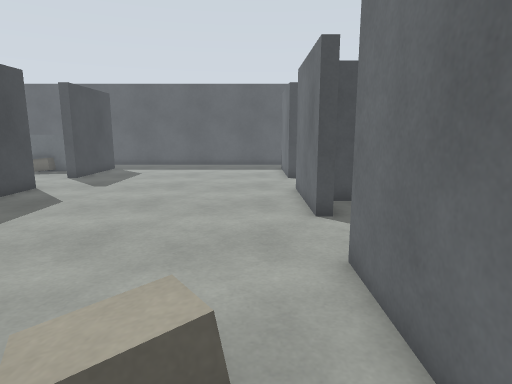
View 1 (above)

21 first-person views from a walk through a robot-simulator world made for Gazebo. The camera is 1.2 m above the floor, tilts 10° down and sees 75° across. The floor is counted in squares, 0.5 m on a side. Each view is taken from the middle of a square. On the plan, view 1 faces up. The plan holds only what a view shows up to about 19 squares ahead; the rest is blank. Robots are left out.

View 2
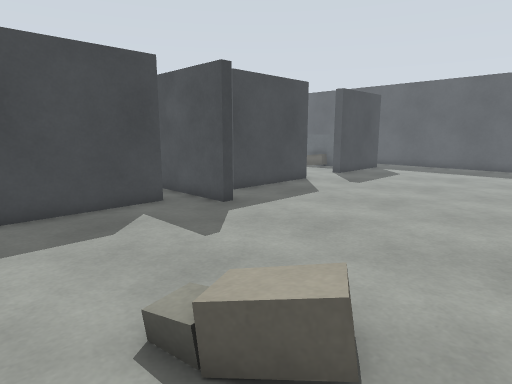

View 3
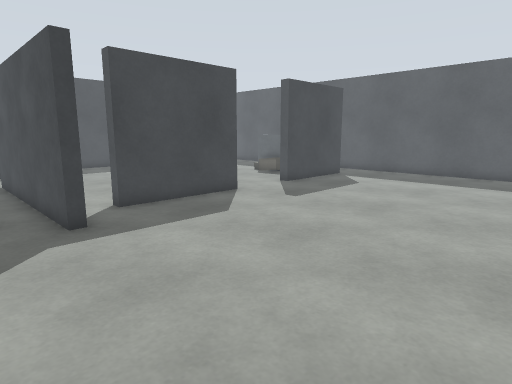

View 4
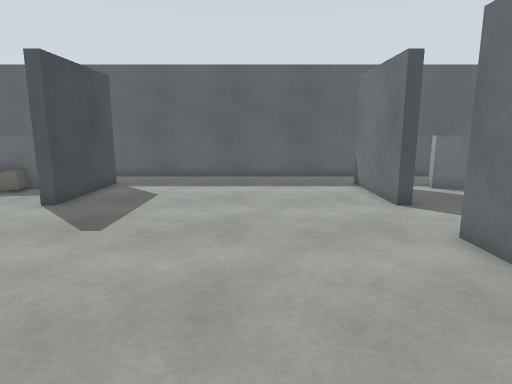

View 5
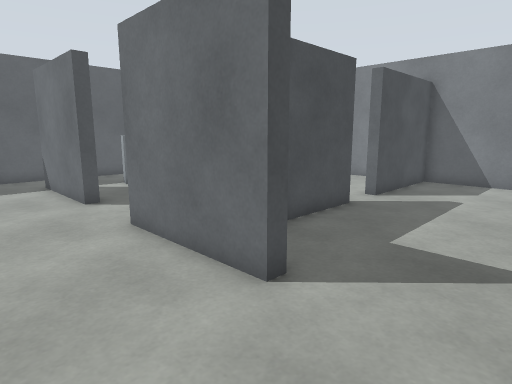

View 6
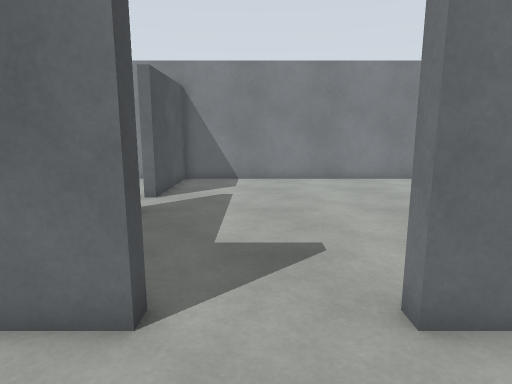

View 7
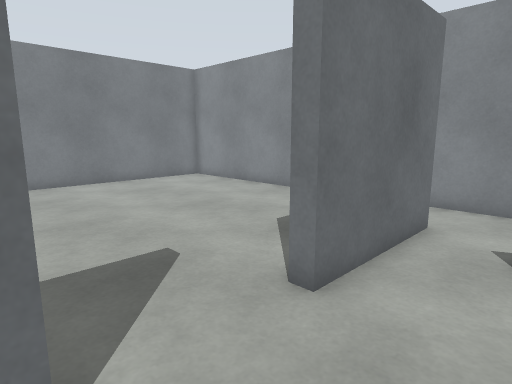

View 8
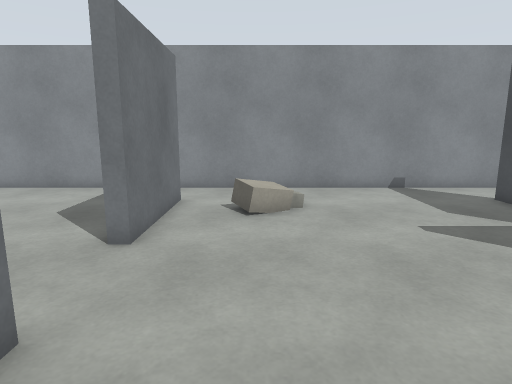

View 9
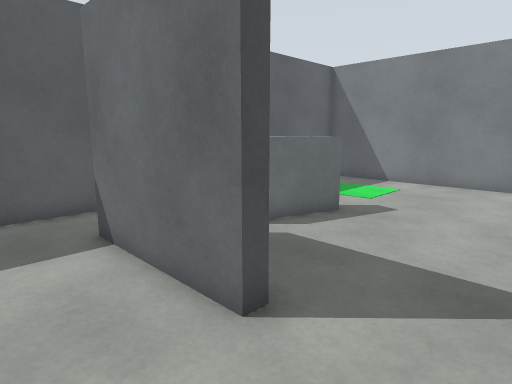

View 10
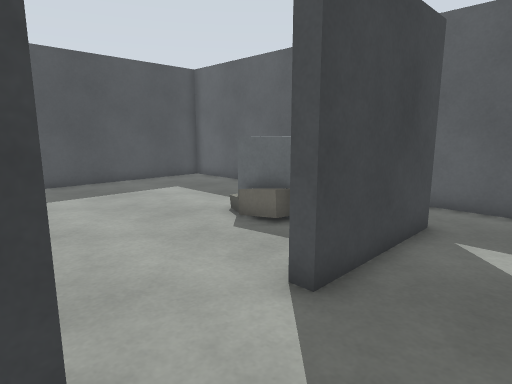

View 11
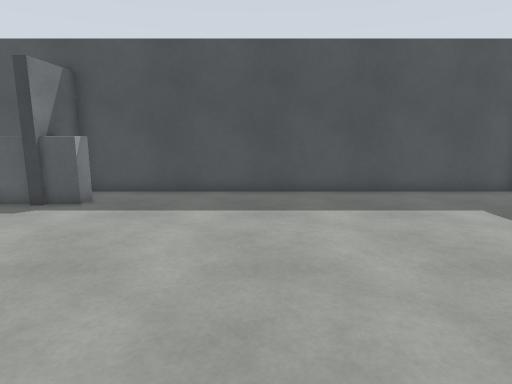

View 12
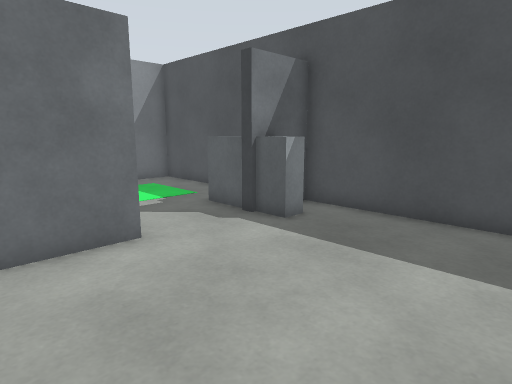

View 13
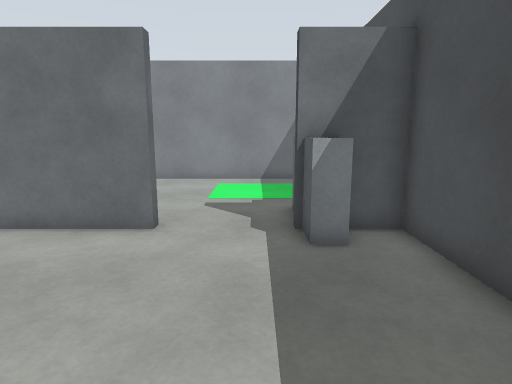

View 14
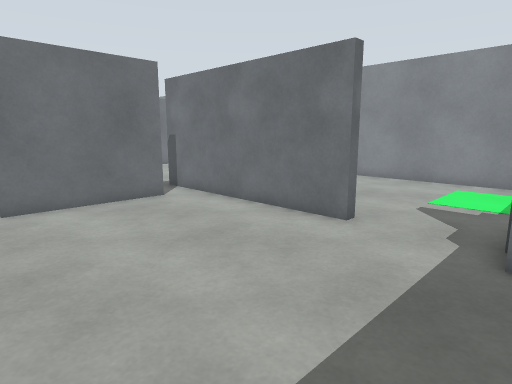

View 15
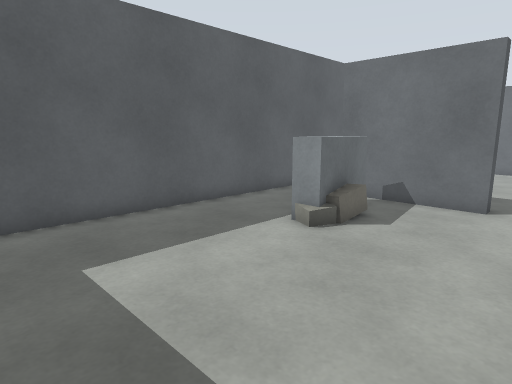

View 16
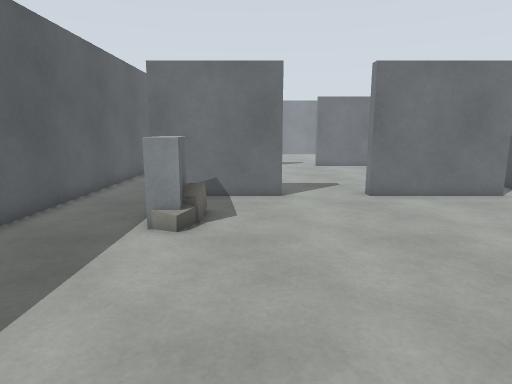

View 17
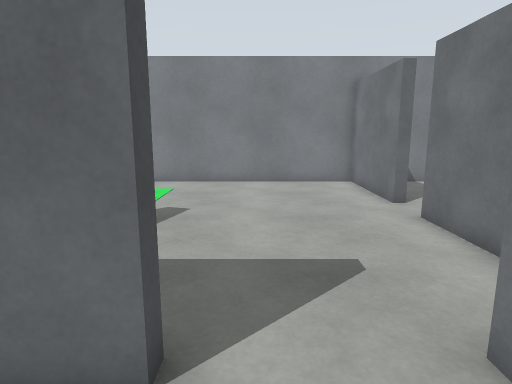

View 18
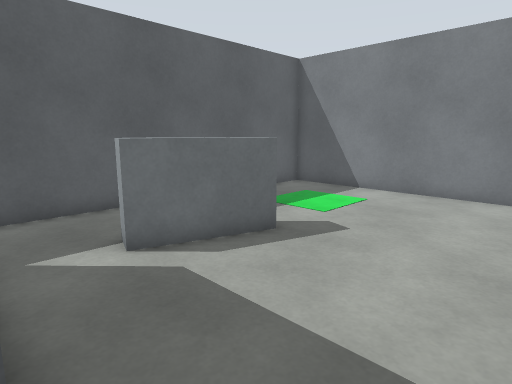

View 19
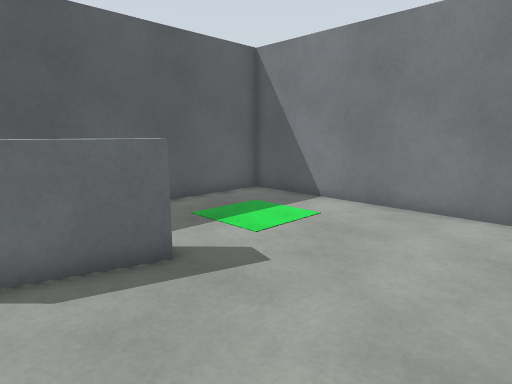

View 20
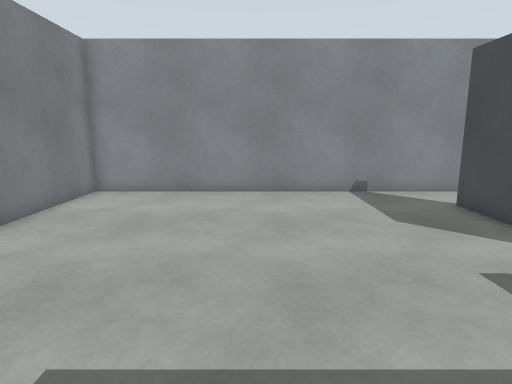

View 21
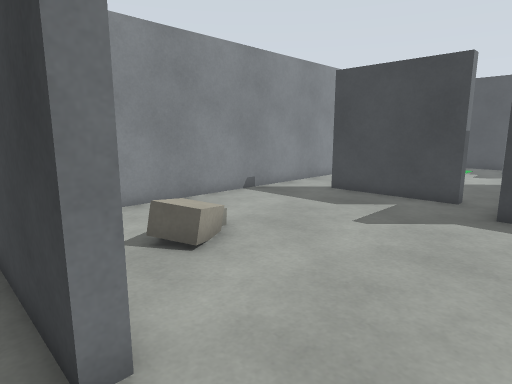

### Floor plan
Points are (right, up) in squares from view 1. A wall is a line through its corners. A room is listed if a view was taken in it or the views show most of it. See-through windows are left out.
Room 1 (views 1, 2, 3, 4, 5, 6, 7, 8, 9, 10, 11, 17, 18)
walls: (-10.3, 14.5) (-9.7, 14.5) (-9.7, 9.5) (-10.3, 9.5); (2.4, 9.5) (1.8, 9.5) (1.8, 14.5); (-10.5, 7.8) (-8, 7.8) (-8, 7.4) (-9.5, 7.4); (-9.7, 6) (-9.7, 1); (2.4, 18) (1.8, 18) (1.8, 23); (1.8, 1) (1.8, 6) (2.2, 6); (-9.7, 23.1) (-9.7, 18) (-10.3, 18); (-9.5, -1.7) (2.5, -1.7); (2.5, 25.7) (-10.4, 25.7)
ways out: opening at (-10, 9) to room 2; opening at (-10, 16.5) to room 2; opening at (-10, 24.5) to room 2; opening at (2, 16.5) to room 3; opening at (2, 24.5) to room 3; opening at (2, 0) to room 4; opening at (2, 8) to room 4; opening at (-10, 0) to room 5; opening at (-10, 7) to room 5
objects: other object (-2, 2) to (0, 3)
Room 2 (views 12, 13, 14, 15, 16)
walls: (-10.3, 18) (-10.3, 23); (-17.4, 7.8) (-10.5, 7.8); (-10.3, 9.5) (-10.3, 14.5); (-23.7, 25.6) (-23.7, 7.8) (-21, 7.8); (-10.4, 25.7) (-22.9, 25.7)
ways out: opening at (-10, 9) to room 1; opening at (-10, 16.5) to room 1; opening at (-10, 24.5) to room 1; opening at (-19, 8) to room 5
objects: barrier (-22, 9) to (-21, 9); barrier (-15, 21) to (-11, 22)
Room 3 (view 19)
walls: (10.4, 12.2) (15.7, 12.2) (15.7, 25.7) (2.5, 25.7); (5.1, 12.2) (8.5, 12.2)
ways out: opening at (2, 16.5) to room 1; opening at (2, 24.5) to room 1; opening at (9.5, 12) to room 4
objects: barrier (5, 21) to (8, 22)
Room 4 (views 20, 21)
walls: (8.5, 11.8) (5, 11.8); (2.2, 6) (2.2, 1); (3.5, 11.8) (2.8, 11.8); (2.5, -1.7) (15.7, -1.7) (15.7, 11.8) (10.4, 11.8) (10.4, 12.2)
ways out: opening at (2, 0) to room 1; opening at (2, 8) to room 1; opening at (9.5, 12) to room 3
Room 5 (no view inside)
walls: (-23.7, 5.6) (-23.7, -1.7) (-9.5, -1.7); (-10.4, 6) (-9.7, 6); (-9.5, 7.4) (-17.4, 7.4) (-17.4, 7.8)
ways out: opening at (-10, 0) to room 1; opening at (-10, 7) to room 1; opening at (-19, 8) to room 2
objects: barrier (-21, 6) to (-21, 7)

Where each view was taken, in squares from view 1:
view 1: 0 up, 0 right, facing up
view 2: 0 up, 1 right, facing up-left
view 3: 5 up, 1 right, facing up-left
view 4: 7 up, 3 left, facing up
view 5: 6 up, 2 left, facing up-right
view 6: 8 up, 2 left, facing right
view 7: 10 up, 1 left, facing down-right
view 8: 13 up, 1 left, facing down
view 9: 15 up, 1 left, facing up-right
view 10: 14 up, 7 left, facing up-left
view 11: 15 up, 10 left, facing left
view 12: 15 up, 14 left, facing down-left
view 13: 16 up, 20 left, facing down
view 14: 16 up, 22 left, facing down-right
view 15: 16 up, 22 left, facing up-right
view 16: 19 up, 23 left, facing right
view 17: 17 up, 1 left, facing right
view 18: 15 up, 2 right, facing up-right
view 19: 15 up, 5 right, facing up-right
view 20: 12 up, 9 right, facing down
view 21: 9 up, 3 right, facing down-left
